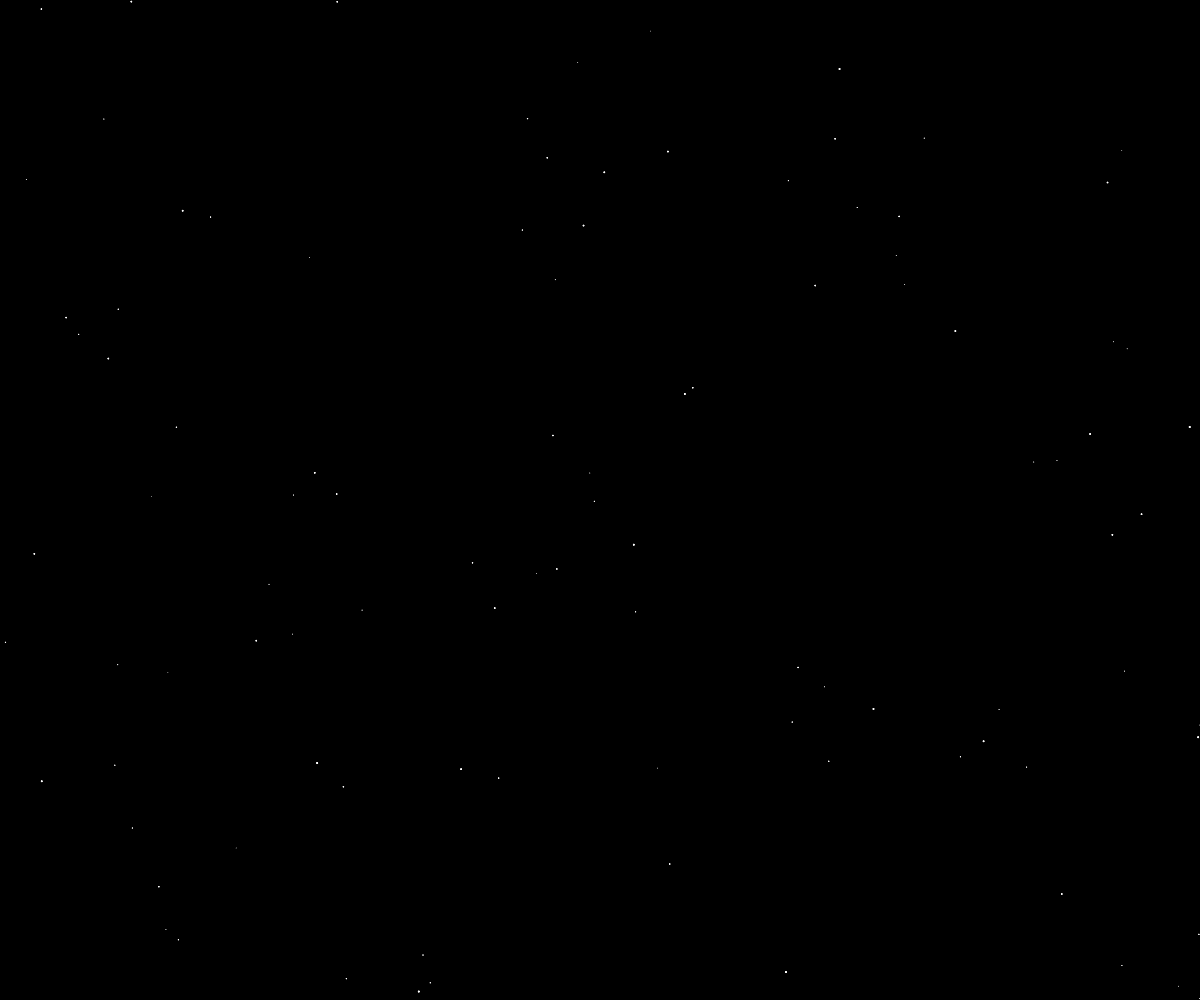
Frame 1 (no input)
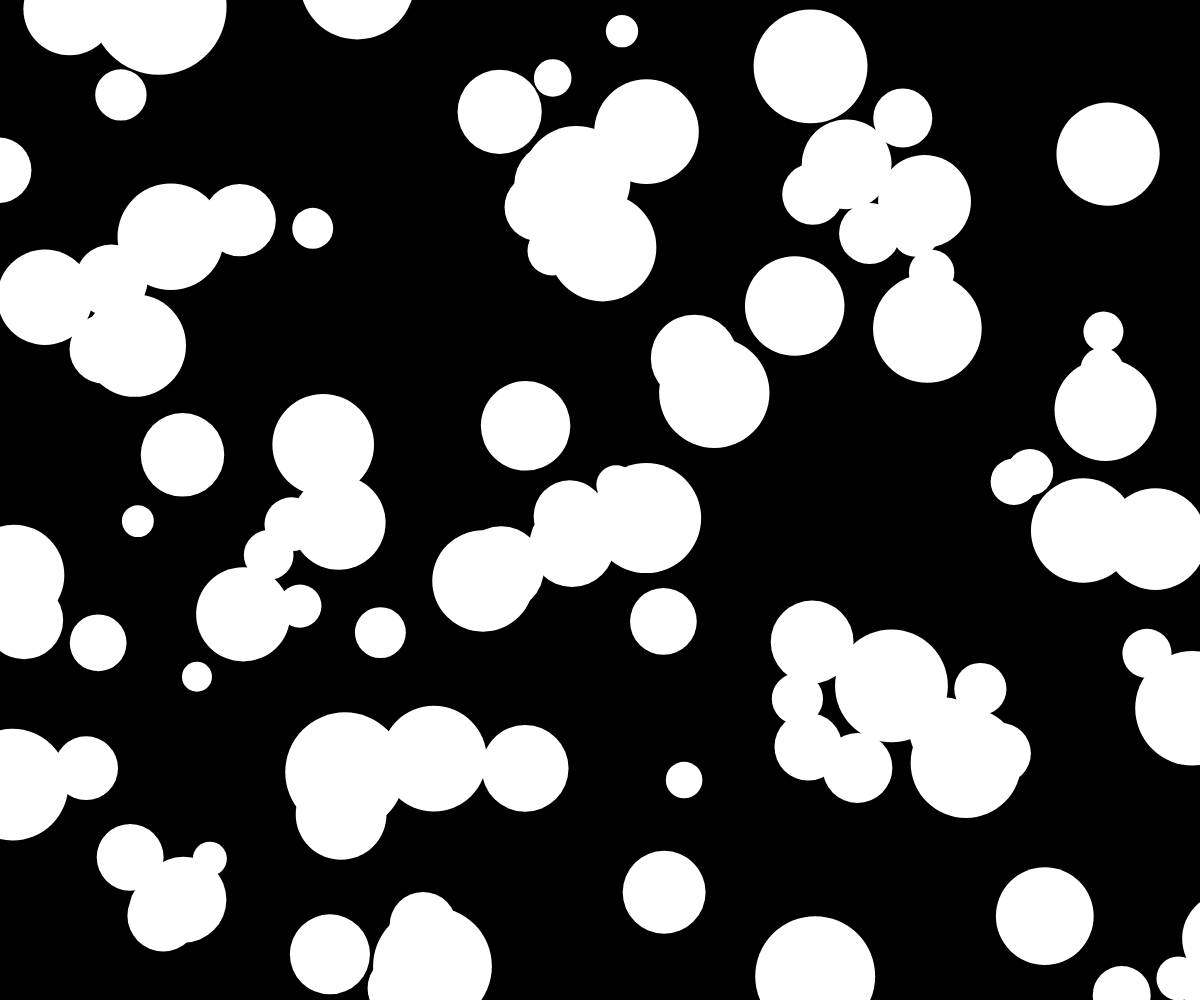
Frame 60 (no input)
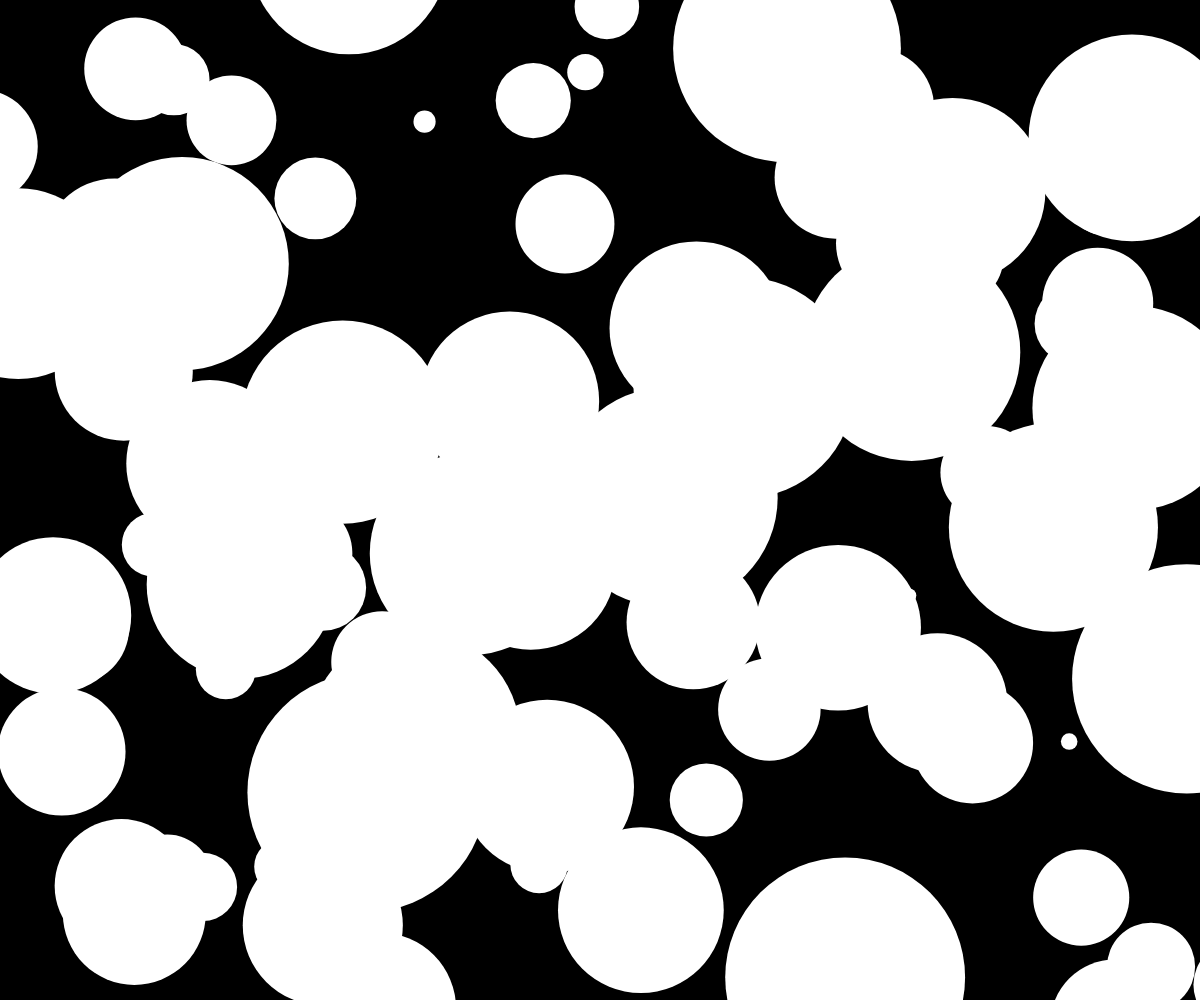
Frame 120 (the mouse pressed at the canvas centre since frame 60)

The p5.js sketch that drew these frames (run headless with seeded random() and noise() and a simulated clock; from frame 60 on, the mouse is pressed at the canvas centre):

// p5.js sketch
// ── sketch.js
let pulses = [];
const pulseCount = 100;
const maxRadius = 300;

function setup() {
  createCanvas(windowWidth, windowHeight);
  colorMode(HSB, 360, 100, 100, 1);
  noStroke();
  frameRate(30);

  // Initialize pulses with random positions and properties
  for (let i = 0; i < pulseCount; i++) {
    pulses.push({
      x: random(width),
      y: random(height),
      radius: 0,
      maxRadius: random(100, maxRadius),
      speed: random(0.5, 2),
      hue: random(0, 360),
      alpha: random(0.3, 1),
      angle: random(TWO_PI),
      angularVelocity: random(-0.02, 0.02),
      isEdgeAffected: false
    });
  }
}

function draw() {
  background(0);

  for (let i = 0; i < pulses.length; i++) {
    const p = pulses[i];

    // Update pulse radius and position
    p.radius += p.speed;
    p.angle += p.angularVelocity;

    // Move in a circular motion with some randomness
    p.x += cos(p.angle) * 0.5;
    p.y += sin(p.angle) * 0.5;

    // Check for edge collision and distort
    if (p.x < 0 || p.x > width || p.y < 0 || p.y > height) {
      p.isEdgeAffected = true;
    }

    // Draw the pulse with trail effect
    drawPulse(p);

    // Reset if out of bounds or reached max size
    if (p.radius > p.maxRadius || p.x < -100 || p.x > width + 100 || p.y < -100 || p.y > height + 100) {
      resetPulse(p);
    }
  }
}

function drawPulse(p) {
  // Create a trail effect using multiple semi-transparent circles
  const steps = 8;
  for (let i = 0; i < steps; i++) {
    const size = map(i, 0, steps - 1, p.radius * 0.2, p.radius);
    const alpha = map(i, 0, steps - 1, 0.5 * p.alpha, 0.05 * p.alpha);
    
    // Distort the shape near edges
    if (p.isEdgeAffected) {
      const distortion = 0.3;
      const rippleSize = size * (1 + distortion * sin(frameCount * 0.02 + i));
      ellipse(p.x, p.y, rippleSize, rippleSize);
    } else {
      ellipse(p.x, p.y, size, size);
    }
  }
}

function resetPulse(p) {
  // Reset to a new random location and properties
  p.x = random(width);
  p.y = random(height);
  p.radius = 0;
  p.maxRadius = random(100, maxRadius);
  p.speed = random(0.5, 2);
  p.hue = (p.hue + 30) % 360; // Shift hue slightly
  p.alpha = random(0.3, 1);
  p.angle = random(TWO_PI);
  p.angularVelocity = random(-0.02, 0.02);
  p.isEdgeAffected = false;
}

function windowResized() {
  resizeCanvas(windowWidth, windowHeight);
}
